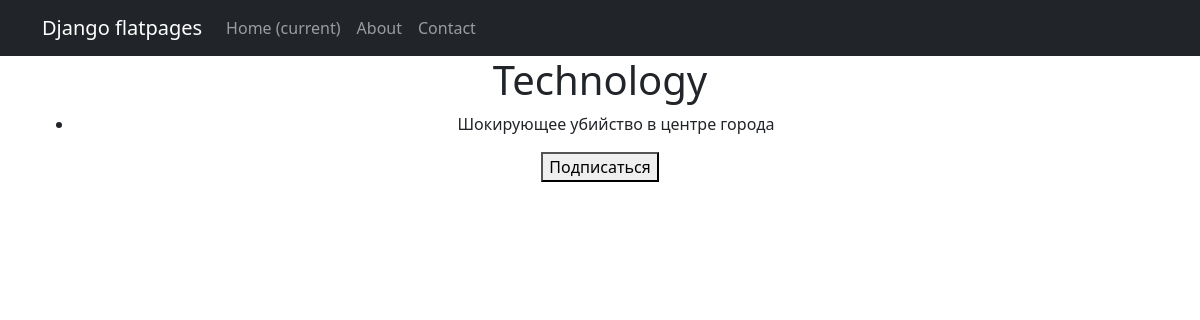
Page /category/12/ (signed in) on the earlier database version.
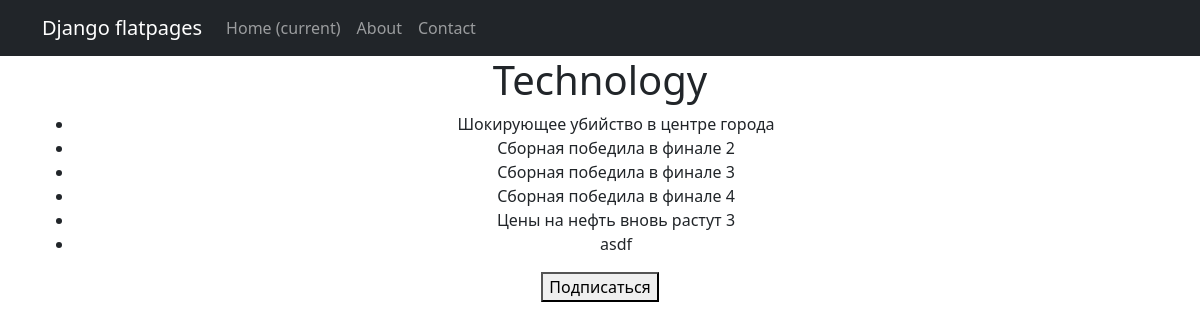
Same page on the later database version.
### models_app/models.py (models this page shows, shortened)
class Post(models.Model):
    ARTICLE = 'AR'
    NEWS = 'NW'
    POST_TYPE_CHOICES = [
        (ARTICLE, 'Article'),
        (NEWS, 'News'),
    ]
    author = models.ForeignKey(Author, on_delete=models.CASCADE, related_name='posts')
    post_type = models.CharField(max_length=2, choices=POST_TYPE_CHOICES, default=ARTICLE)
    created_at = models.DateTimeField(auto_now_add=True)
    categories = models.ManyToManyField(Category, related_name='posts')
    title = models.CharField(max_length=255)
    content = models.TextField()
    rating = models.IntegerField(default=0)

### email_app/views.py (the view, shortened to what this page needs)
# urls.py: path('category/<int:pk>/', SubscribeToCategoryView.as_view(), name='category_detail'),
class SubscribeToCategoryView(LoginRequiredMixin, DetailView):
    model = Category
    template_name = 'email_app/subscribe_category.html'
    context_object_name = 'category'
    def get_context_data(self, **kwargs):
        context = super().get_context_data(**kwargs)
        category = self.get_object()
        context['news'] = category.posts.filter(post_type=Post.NEWS)
        context['is_subscribed'] = category.subscribers.filter(id=self.request.user.id).exists()
        return context

### email_app/templates/email_app/subscribe_category.html (shortened to what this page needs)
{% extends 'flatpages/default.html' %}
{% block content %}
<h1>{{ category.name }}</h1>
<ul>
    {% for post in news %}
        <li>{{ post.title }}</li>
    {% endfor %}
</ul>
{% if is_subscribed %}
    <p style="color:red">Вы уже подписаны на эту категорию.</p>
{% else %}
    <form action="{% url 'category_detail' category.id %}" method="post">
        <button type="submit">Подписаться</button>
    </form>
{% endif %}
{% endblock content %}

Differences in the rows shown:
added Post: title "Сборная победила в финале 2"
added Post: title "Сборная победила в финале 3"
added Post: title "Сборная победила в финале 4"
added Post: title "Цены на нефть вновь растут 3"
added Post: title "asdf"
